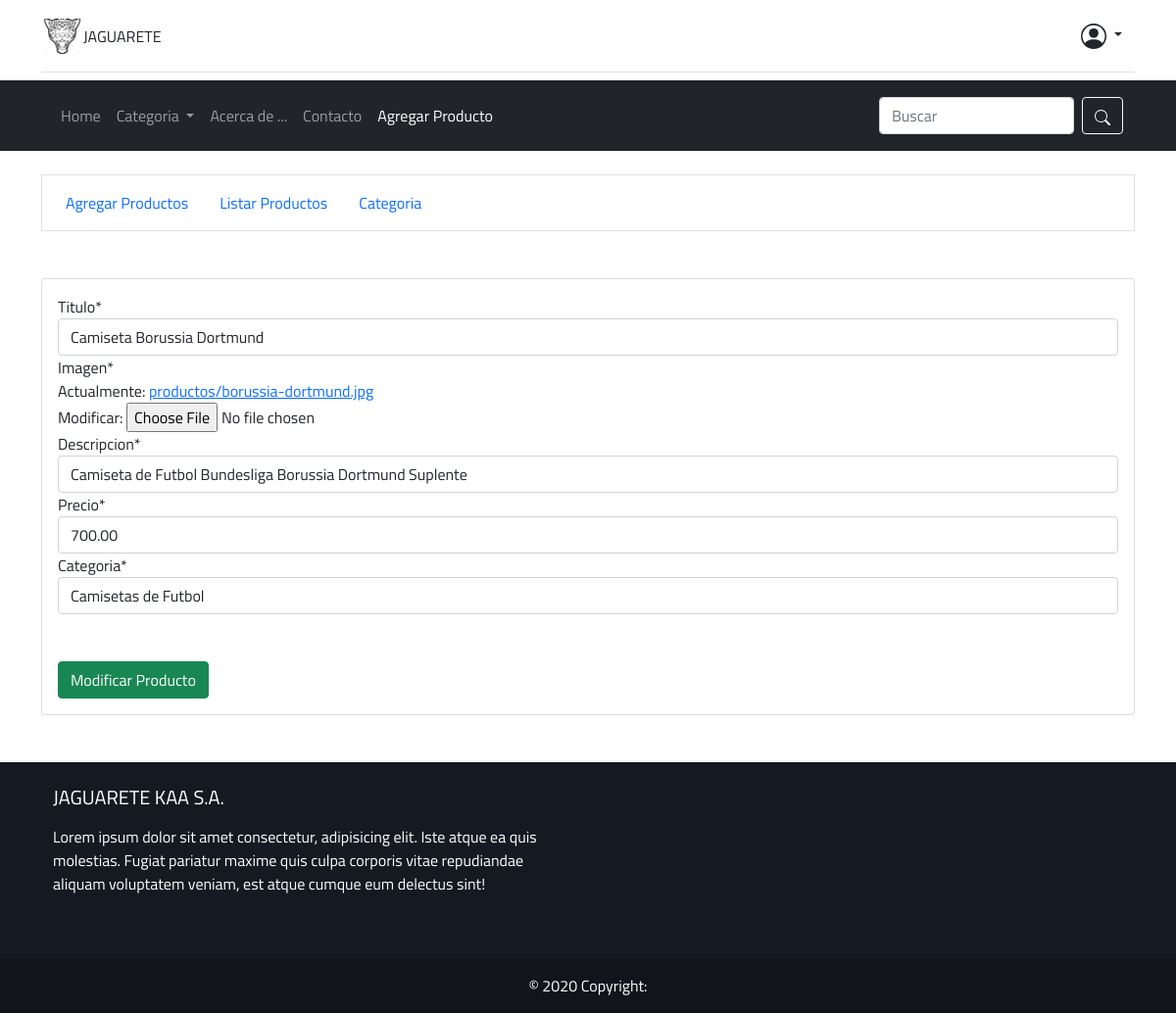
The page /producto/modificar/3/ (signed in) on the database its author committed.
### JAGUARETE_KAA_SA/models.py (models this page shows, shortened)
class Productos(models.Model):
    id = models.AutoField(primary_key=True)
    titulo = models.CharField(max_length=80)
    imagen = models.ImageField(upload_to="productos")
    descripcion = models.CharField(max_length=200)  # CAMBIAR A TEXTFIELD
    precio = models.DecimalField(max_digits=6, decimal_places=2)
    categoria = models.ForeignKey(Categoria, on_delete=models.CASCADE)

class Categoria(models.Model):
    id = models.AutoField(primary_key=True)
    descripcion = models.CharField(max_length=80)
    def __str__(self):
        return self.descripcion

### JAGUARETE_KAA_SA/views.py (the view, shortened to what this page needs)
@login_required(login_url="/login/")
@permission_required("polls.add_choice", raise_exception=True)
def modificarProducto(request, id):
    producto = get_object_or_404(Productos, id=id)
    data = {"form": ProductosForm(instance=producto)}
    return render(request, "productos/mod_productos.html", data)

### JAGUARETE_KAA_SA/forms.py
class ProductosForm(forms.ModelForm):
    class Meta:
        model = Productos
        fields = '__all__'

### JAGUARETE_KAA_SA/context_processors.py (called while the page is built)
def categoriaMenu(request):
    categoriaMenu = Categoria.objects.all()
    return {"categorias": categoriaMenu}

### carro_compras/context_processors.py (called while the page is built)
def importeTotalCarro(request):
    total = 0
    Carro(request)
    if request.user.is_authenticated:
        for key, value in request.session["carro"].items():
            total = total + float(value["precio"])
    return {"importe_total": total}

### JAGUARETE_KAA_SA/templates/productos/mod_productos.html (shortened to what this page needs)
{% extends 'layout/layout.html' %}
{% load crispy_forms_tags %}
{% block content %}
{% include 'layout/admin-menu.html' %}
<div class="card mt-5 mx-auto">
    <div class="card-body">
        <form class="formulario" role="form" action="" method="POST" enctype="multipart/form-data">
            {{ form | crispy }}
            <div class="mt-5">
                <button type="submit" class="btn btn-success ">Modificar Producto</button>
            </div>
        </form>
    </div>
</div>
{% endblock %}

### JAGUARETE_KAA_SA/static/css/style.css (style rules this page uses)
* { margin: 0; padding: 0; font-family: 'Titillium Web', sans-serif; }
body { min-height: 100vh; }

### rows shown on the page
Productos: titulo "Camiseta Borussia Dortmund", descripcion "Camiseta de Futbol Bundesliga Borussia Dortmund Suplente", precio "700.00", categoria "Camisetas de Futbol"
